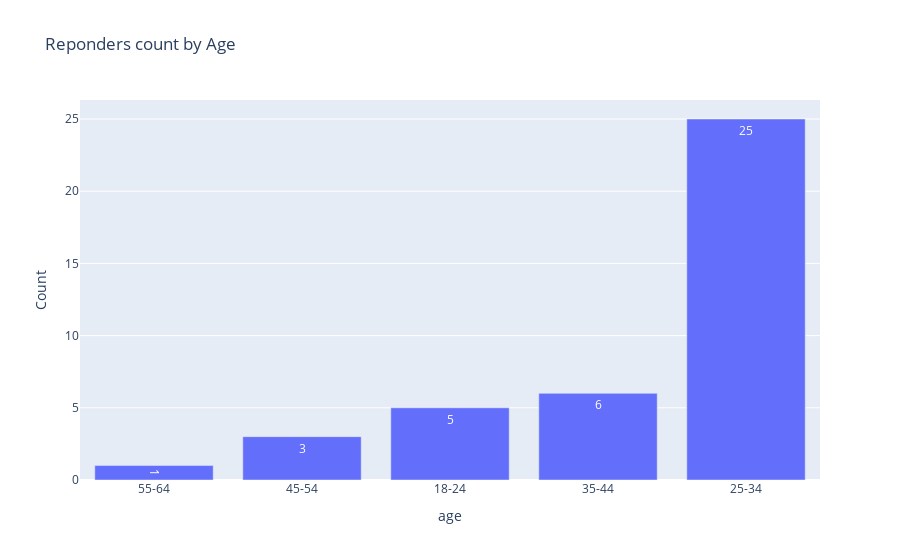

This figure's notebook cell:
### Code cell
# px.bar(data['age'], labels={'age':'Age', "count": "Count"}, title="Reponders count by Age")
px.bar(data.groupby(['age']).size().reset_index(name="count").sort_values(by=['count']), 'age', 'count', text_auto=True, labels={'gender':'Gender', "count": "Count"}, title="Reponders count by Age")

### Figure 1 — Plotly figure (JSON) as saved in the notebook; plotly's stock layout.template omitted (floating-point values rounded to 4 significant figures)
{"data": [{"alignmentgroup": "True", "hovertemplate": "age=%{x}<br>Count=%{y}<extra></extra>", "legendgroup": "", "marker": {"color": "#636efa", "pattern": {"shape": ""}}, "name": "", "offsetgroup": "", "orientation": "v", "showlegend": false, "textposition": "auto", "texttemplate": "%{y}", "type": "bar", "x": ["55-64", "45-54", "18-24", "35-44", "25-34"], "xaxis": "x", "y": [1, 3, 5, 6, 25], "yaxis": "y"}], "layout": {"barmode": "relative", "legend": {"tracegroupgap": 0}, "title": {"text": "Reponders count by Age"}, "xaxis": {"anchor": "y", "domain": [0, 1], "title": {"text": "age"}}, "yaxis": {"anchor": "x", "domain": [0, 1], "title": {"text": "Count"}}}}
